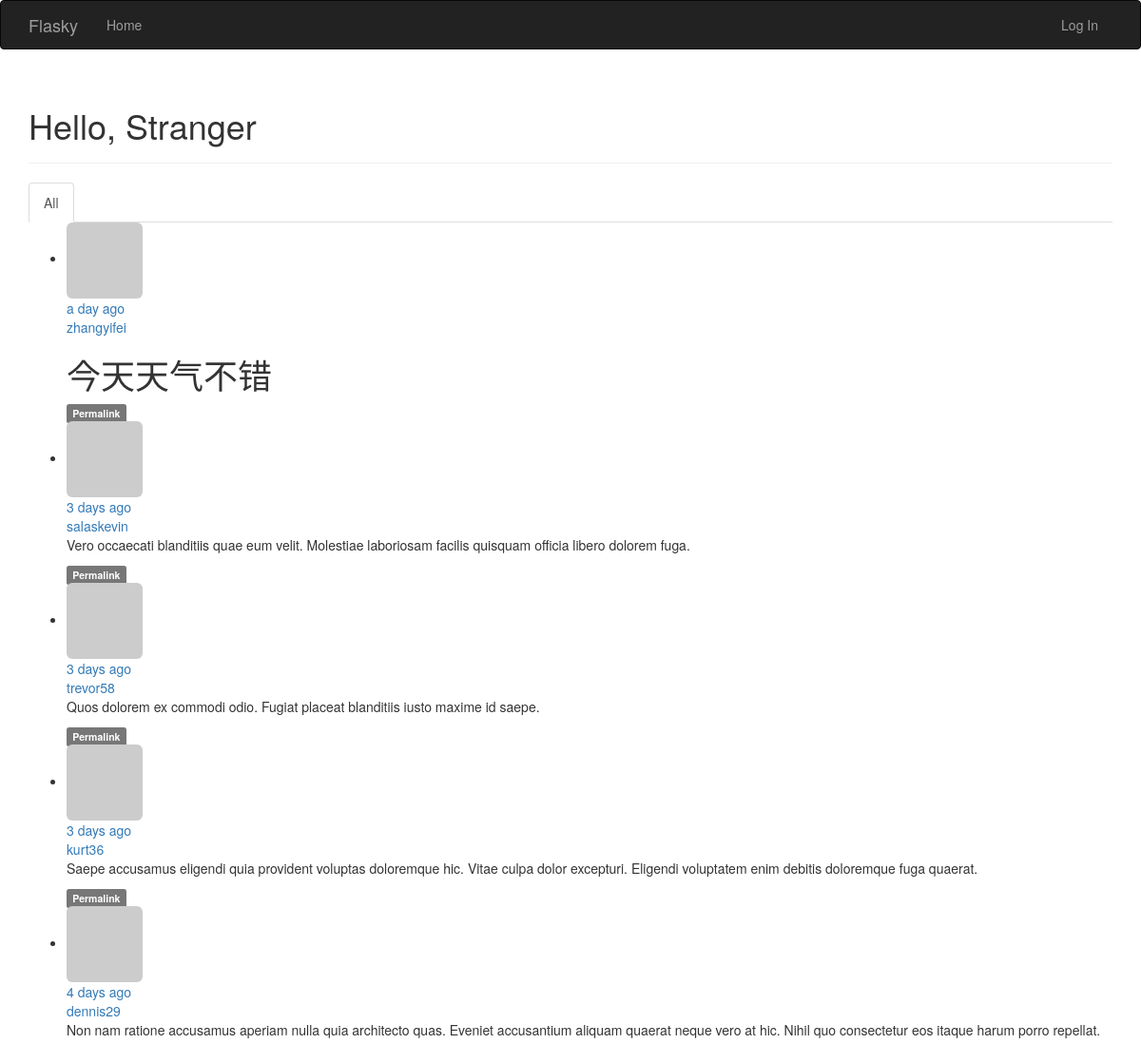
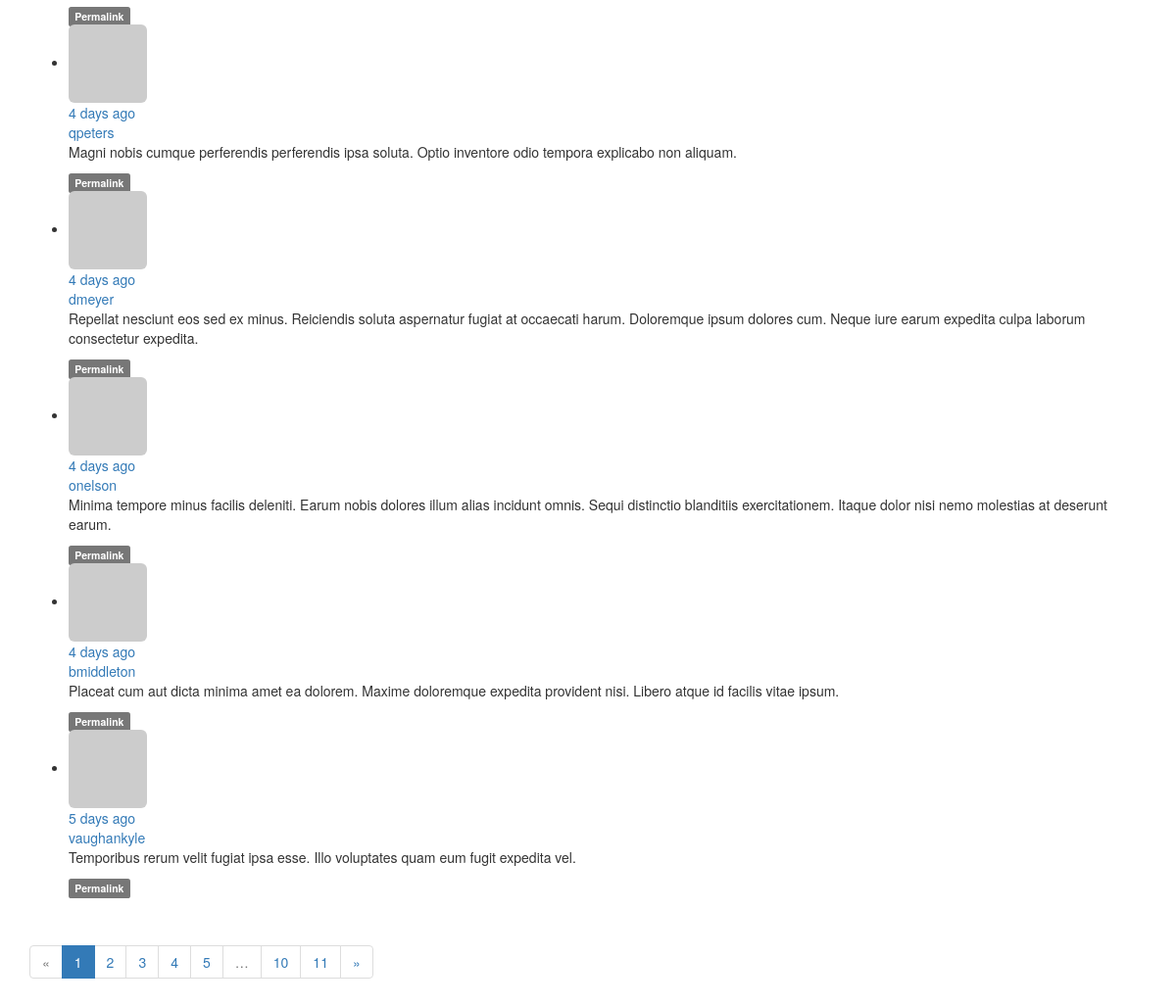
The page / on the database its author committed (2 pictures, top to bottom).
### app/models.py (models this page shows, shortened)
class Post(db.Model):
    __tablename__ = 'posts'
    id = db.Column(db.Integer, primary_key=True)
    body = db.Column(db.Text)
    body_html = db.Column(db.Text)
    timestamp = db.Column(db.DateTime, index=True, default=datetime.utcnow)
    author_id = db.Column(db.Integer, db.ForeignKey('users.id'))

class User(UserMixin, db.Model):
    __tablename__ = 'users'
    id = db.Column(db.Integer, primary_key=True)
    email = db.Column(db.String(64), unique=True, index=True)
    username = db.Column(db.String(64), unique=True, index=True)
    role_id = db.Column(db.Integer, db.ForeignKey('roles.id'))
    password_hash = db.Column(db.String(128))
    confirmed = db.Column(db.Boolean, default=False)
    name = db.Column(db.String(64))
    location = db.Column(db.String(64))
    about_me = db.Column(db.Text())
    member_since = db.Column(db.DateTime(), default=datetime.utcnow)
    last_seen = db.Column(db.DateTime(), default=datetime.utcnow)
    avatar_hash = db.Column(db.String(32))
    posts = db.relationship('Post', backref='author', lazy='dynamic')
    followed = db.relationship('Follow',
                               foreign_keys=[Follow.follower_id],
                               backref=db.backref('follower', lazy='joined'),
                               lazy='dynamic',
                               cascade='all, delete-orphan')
    followers = db.relationship('Follow',
                                foreign_keys=[Follow.followed_id],
                                backref=db.backref('followed', lazy='joined'),
                                lazy='dynamic',
                                cascade='all, delete-orphan')
    @property
    def password(self):
        raise AttributeError('password is not a readable attribute')
    def gravatar(self, size=100, default='identicon', rating='g'):
        url = 'https://secure.gravatar.com/avatar'
        hash = self.avatar_hash or self.gravatar_hash()
        return '{url}/{hash}?s={size}&d={default}&r={rating}'.format(
            url=url, hash=hash, size=size, default=default, rating=rating)

### app/main/views.py (the view)
@main.route('/', methods=['GET', 'POST'])
def index():
    form = PostForm()
    if current_user.can(Permission.WRITE) and form.validate_on_submit():
        post = Post(body=form.body.data,
                    author=current_user._get_current_object())
        db.session.add(post)
        db.session.commit()
        return redirect(url_for('.index'))
    page = request.args.get('page', 1, type=int)
    show_followed = False
    if current_user.is_authenticated:
        show_followed = bool(request.cookies.get('show_followed', ''))
    if show_followed:
        query = current_user.followed_posts
    else:
        query = Post.query
    pagination = query.order_by(Post.timestamp.desc()).paginate(
        page, per_page=current_app.config['FLASKY_POSTS_PER_PAGE'],
        error_out=False)
    posts = pagination.items
    return render_template('index.html', form=form, posts=posts,
                           show_followed=show_followed, pagination=pagination)

### app/auth/views.py (called while the page is built)
@auth.before_app_request
def before_request():
    if current_user.is_authenticated:
        current_user.ping()
        if not current_user.confirmed \
                and request.endpoint[:5] != 'auth.':
            return redirect(url_for('auth.unconfirmed'))

### app/main/__init__.py (called while the page is built)
@main.app_context_processor
def inject_permissions():
    return dict(Permission=Permission)

### app/models.py (called while the page is built)
    def can(self, permissions):
        return False

    def is_administrator(self):
        return False

### app/templates/index.html (shortened to what this page needs)
{% extends "base.html" %}
{% import "bootstrap/wtf.html" as wtf %}
{% import "_macros.html" as macros %}
{% block page_content %}
<div class="page-header">
    <h1>Hello,
    {% if current_user.is_authenticated %}
        {{ current_user.username }}
    {% else %}
        Stranger
    {% endif %}
    </h1>
</div>
<div class="post-tabs">
    <ul class="nav nav-tabs">
        <li{% if not show_followed %} class="active"{% endif %}><a href="{{ url_for('.show_all') }}">All</a> </li>
    </ul>
</div>
{% include "_posts.html" %}
{% if pagination %}
<div class="pagination">
    {{ macros.pagination_widget(pagination, '.index') }}
</div>
{% endif %}
{% endblock %}

### app/templates/_posts.html (shortened to what this page needs)
<ul class="posts">
    {% for post in posts %}
    <li class="post">
        <div class="post-thumbnail">
            <a href="{{ url_for('.user', username=post.author.username) }}">
                <img class="img-rounded profile-thumbnail"
                     src="{{ post.author.gravatar(size=40) }}"
            </a>
        </div>
        <div class="page-content">
            <div class="post-date">{{ moment(post.timestamp).fromNow() }}</div>
            <div class="post-author">
                <a href="{{ url_for('.user', username=post.author.username) }}">
                    {{ post.author.username }}
                </a>
            </div>
            <div class="post-body">
                {% if post.body_html %}
                {{ post.body_html | safe }}
                {% else %}
                {{ post.body }}
                {% endif %}
            </div>
            <div class="post-footer">
                <a href="{{ url_for('.post', id=post.id) }}">
                    <span class="label label-default">Permalink</span>
                </a>
            </div>
        </div>
    </li>
    {% endfor %}
</ul>

### rows shown on the page
Post: timestamp "a day ago", author.username "zhangyifei", body_html "今天天气不错"
Post: timestamp "3 days ago", author.username "salaskevin", body_html "Vero occaecati blanditiis quae eum velit. Molestiae laboriosam facilis quisquam officia libero dolorem fuga."
Post: timestamp "3 days ago", author.username "trevor58", body_html "Quos dolorem ex commodi odio. Fugiat placeat blanditiis iusto maxime id saepe."
Post: timestamp "3 days ago", author.username "kurt36", body_html "Saepe accusamus eligendi quia provident voluptas doloremque hic. Vitae culpa dolor excepturi. Eligendi voluptatem enim debitis doloremque fuga quaerat."
Post: timestamp "4 days ago", author.username "dennis29", body_html "Non nam ratione accusamus aperiam nulla quia architecto quas. Eveniet accusantium aliquam quaerat neque vero at hic. Nihil quo consectetur eos itaque harum porro repellat."
Post: timestamp "4 days ago", author.username "qpeters", body_html "Magni nobis cumque perferendis perferendis ipsa soluta. Optio inventore odio tempora explicabo non aliquam."
Post: timestamp "4 days ago", author.username "dmeyer", body_html "Repellat nesciunt eos sed ex minus. Reiciendis soluta aspernatur fugiat at occaecati harum. Doloremque ipsum dolores cum. Neque iure earum expedita culpa laborum consectetur expedita."
Post: timestamp "4 days ago", author.username "onelson", body_html "Minima tempore minus facilis deleniti. Earum nobis dolores illum alias incidunt omnis. Sequi distinctio blanditiis exercitationem. Itaque dolor nisi nemo molestias at deserunt earum."
Post: timestamp "4 days ago", author.username "bmiddleton", body_html "Placeat cum aut dicta minima amet ea dolorem. Maxime doloremque expedita provident nisi. Libero atque id facilis vitae ipsum."
Post: timestamp "5 days ago", author.username "vaughankyle", body_html "Temporibus rerum velit fugiat ipsa esse. Illo voluptates quam eum fugit expedita vel."

### other values the page prints
{{ p }} "1"
{{ p }} "2" "3" "4" "5" "10" "11"
